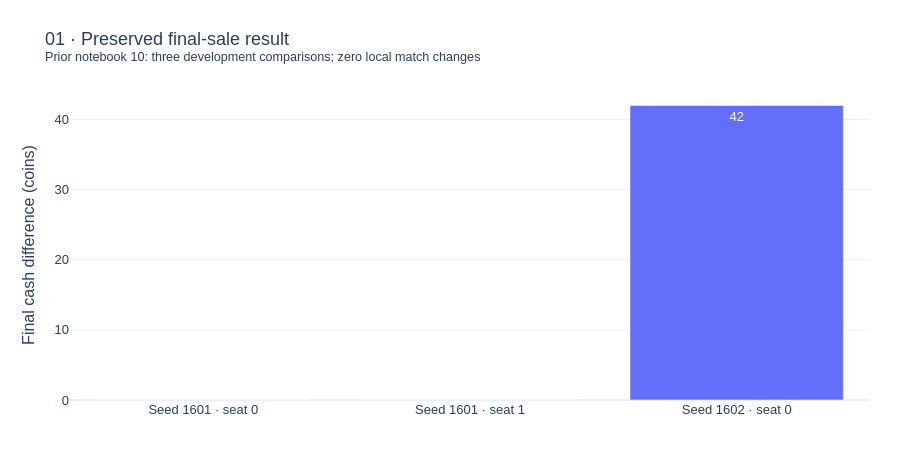

The notebook cell this image was saved under:
### Markdown cell above
### 1. What the preceding experiment established

The final-sale gate improved one primary development endpoint by 42 coins. The other two primary comparisons and all four negative controls were unchanged. No local match outcome changed. The report has no official submission score; two reused seed blocks and one related opponent do not establish generalization.

### Code cell
prior = json.loads((BASE / 'reference/notebook10_report.json').read_text())
review = json.loads((BASE / 'reference/input_review.json').read_text())
print('Returned bundle hashes verified:', review['bundle_files_verified'])
display(pd.DataFrame(prior['primary_results'])[['seed','seat','coins_control','coins_guarded','coins_delta','local_match_score_delta']])
figures = [prior_figure(BASE / 'reference')]
figures[0].show()

### Figure 1 — Plotly figure (JSON) as saved in the notebook; plotly's stock layout.template omitted (floating-point values rounded to 4 significant figures)
{"data": [{"text": [0.0, 0.0, 42.0], "textposition": "auto", "type": "bar", "x": ["Seed 1601 · seat 0", "Seed 1601 · seat 1", "Seed 1602 · seat 0"], "y": [0.0, 0.0, 42.0]}], "layout": {"font": {"family": "Arial", "size": 13}, "height": 470, "legend": {"orientation": "h", "y": -0.2}, "margin": {"b": 70, "l": 70, "r": 30, "t": 90}, "title": {"text": "01 · Preserved final-sale result<br><sup>Prior notebook 10: three development comparisons; zero local match changes</sup>"}, "yaxis": {"title": {"text": "Final cash difference (coins)"}}}}
